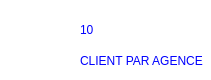
   <widget class="QFrame" name="frame">
    <property name="geometry">
     <rect>
      <x>190</x>
      <y>180</y>
      <width>211</width>
      <height>80</height>
     </rect>
    </property>
    <property name="styleSheet">
     <string notr="true">border-radius: 20px;
background: white;
box-shadow:  20px 20px 39px #bebebe,
             -20px -20px 39px #ffffff;</string>
    </property>
    <property name="frameShape">
     <enum>QFrame::StyledPanel</enum>
    </property>
    <property name="frameShadow">
     <enum>QFrame::Raised</enum>
    </property>
    <widget class="QLabel" name="label_30">
     <property name="geometry">
      <rect>
       <x>80</x>
       <y>51</y>
       <width>171</width>
       <height>20</height>
      </rect>
     </property>
     <property name="styleSheet">
      <string notr="true">font: 75 8pt &quot;Josefin Sans SemiBold&quot;;
color:blue;
</string>
     </property>
     <property name="text">
      <string>CLIENT PAR AGENCE</string>
     </property>
    </widget>
    <widget class="QPushButton" name="pushButton_8">
     <property name="geometry">
      <rect>
       <x>20</x>
       <y>10</y>
       <width>51</width>
       <height>71</height>
      </rect>
     </property>
     <property name="cursor">
      <cursorShape>PointingHandCursor</cursorShape>
     </property>
     <property name="styleSheet">
      <string notr="true">image: url(:/newPrefix/pc.png);
background:transparent</string>
     </property>
     <property name="text">
      <string/>
     </property>
    </widget>
    <widget class="QLabel" name="label_29">
     <property name="geometry">
      <rect>
       <x>80</x>
       <y>20</y>
       <width>91</width>
       <height>20</height>
      </rect>
     </property>
     <property name="styleSheet">
      <string notr="true">font: 75 8pt &quot;Josefin Sans SemiBold&quot;;
color:BLUE</string>
     </property>
     <property name="text">
      <string>10</string>
     </property>
    </widget>
   </widget>
